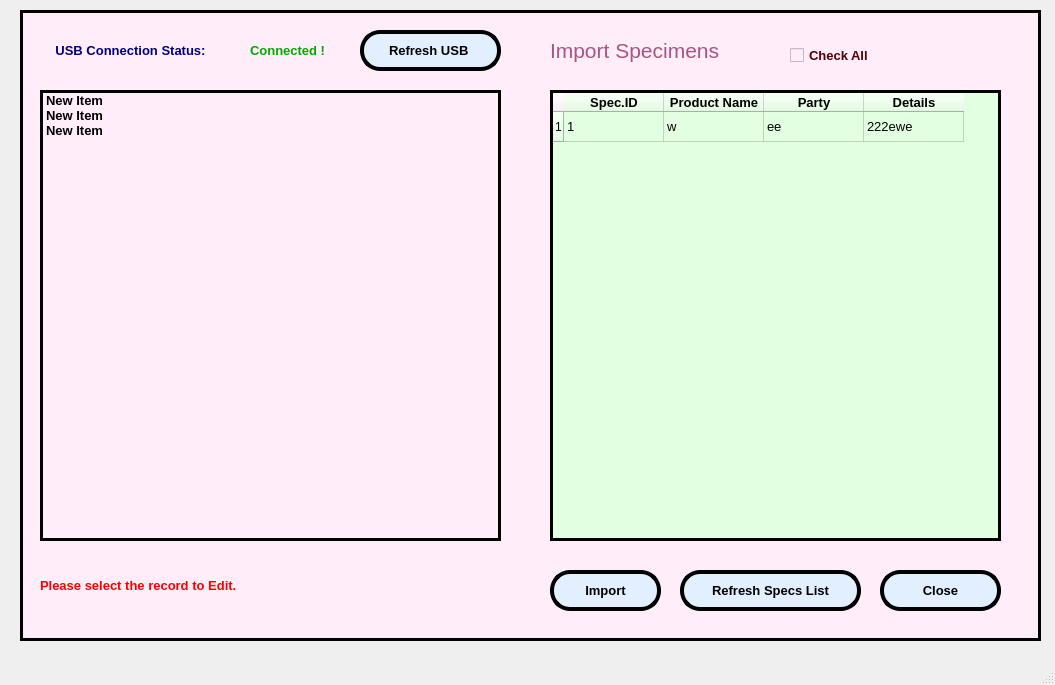
<?xml version="1.0" encoding="UTF-8"?>
<ui version="4.0">
 <class>MainWindow</class>
 <widget class="QMainWindow" name="MainWindow">
  <property name="geometry">
   <rect>
    <x>0</x>
    <y>0</y>
    <width>1055</width>
    <height>685</height>
   </rect>
  </property>
  <property name="baseSize">
   <size>
    <width>0</width>
    <height>0</height>
   </size>
  </property>
  <property name="windowTitle">
   <string>MainWindow</string>
  </property>
  <widget class="QWidget" name="centralwidget">
   <widget class="QFrame" name="frame">
    <property name="geometry">
     <rect>
      <x>20</x>
      <y>10</y>
      <width>1021</width>
      <height>631</height>
     </rect>
    </property>
    <property name="font">
     <font>
      <family>Arial</family>
     </font>
    </property>
    <property name="styleSheet">
     <string notr="true">background-color: rgb(255, 237, 250);</string>
    </property>
    <property name="frameShape">
     <enum>QFrame::Box</enum>
    </property>
    <property name="frameShadow">
     <enum>QFrame::Plain</enum>
    </property>
    <property name="lineWidth">
     <number>3</number>
    </property>
    <widget class="QLabel" name="label">
     <property name="geometry">
      <rect>
       <x>530</x>
       <y>20</y>
       <width>181</width>
       <height>41</height>
      </rect>
     </property>
     <property name="font">
      <font>
       <family>Arial</family>
       <pointsize>16</pointsize>
      </font>
     </property>
     <property name="styleSheet">
      <string notr="true">color: rgb(170, 85, 127);</string>
     </property>
     <property name="text">
      <string>Import Specimens</string>
     </property>
     <property name="alignment">
      <set>Qt::AlignLeading|Qt::AlignLeft|Qt::AlignVCenter</set>
     </property>
    </widget>
    <widget class="QTableWidget" name="tableWidget">
     <property name="geometry">
      <rect>
       <x>530</x>
       <y>80</y>
       <width>451</width>
       <height>451</height>
      </rect>
     </property>
     <property name="font">
      <font>
       <family>Arial</family>
       <pointsize>10</pointsize>
      </font>
     </property>
     <property name="styleSheet">
      <string notr="true">background-color: rgb(226, 255, 225);</string>
     </property>
     <property name="frameShape">
      <enum>QFrame::Box</enum>
     </property>
     <property name="frameShadow">
      <enum>QFrame::Plain</enum>
     </property>
     <property name="lineWidth">
      <number>3</number>
     </property>
     <property name="gridStyle">
      <enum>Qt::SolidLine</enum>
     </property>
     <property name="sortingEnabled">
      <bool>true</bool>
     </property>
     <attribute name="verticalHeaderShowSortIndicator" stdset="0">
      <bool>false</bool>
     </attribute>
     <attribute name="verticalHeaderStretchLastSection">
      <bool>false</bool>
     </attribute>
     <row>
      <property name="text">
       <string>1</string>
      </property>
     </row>
     <column>
      <property name="text">
       <string>Spec.ID</string>
      </property>
      <property name="font">
       <font>
        <family>Arial</family>
        <pointsize>10</pointsize>
        <weight>75</weight>
        <bold>true</bold>
       </font>
      </property>
     </column>
     <column>
      <property name="text">
       <string>Product Name</string>
      </property>
      <property name="font">
       <font>
        <family>Arial</family>
        <pointsize>10</pointsize>
        <weight>75</weight>
        <bold>true</bold>
       </font>
      </property>
     </column>
     <column>
      <property name="text">
       <string>Party</string>
      </property>
      <property name="font">
       <font>
        <family>Arial</family>
        <pointsize>10</pointsize>
        <weight>75</weight>
        <bold>true</bold>
       </font>
      </property>
     </column>
     <column>
      <property name="text">
       <string>Details</string>
      </property>
      <property name="font">
       <font>
        <family>Arial</family>
        <pointsize>10</pointsize>
        <weight>75</weight>
        <bold>true</bold>
       </font>
      </property>
     </column>
     <item row="0" column="0">
      <property name="text">
       <string>1</string>
      </property>
      <property name="font">
       <font>
        <family>Arial</family>
        <pointsize>10</pointsize>
       </font>
      </property>
     </item>
     <item row="0" column="1">
      <property name="text">
       <string>w</string>
      </property>
      <property name="font">
       <font>
        <family>Arial</family>
        <pointsize>10</pointsize>
       </font>
      </property>
     </item>
     <item row="0" column="2">
      <property name="text">
       <string>ee</string>
      </property>
      <property name="font">
       <font>
        <family>Arial</family>
        <pointsize>10</pointsize>
       </font>
      </property>
     </item>
     <item row="0" column="3">
      <property name="text">
       <string>222ewe</string>
      </property>
      <property name="font">
       <font>
        <family>Arial</family>
        <pointsize>10</pointsize>
       </font>
      </property>
     </item>
    </widget>
    <widget class="QLabel" name="label_21">
     <property name="geometry">
      <rect>
       <x>20</x>
       <y>560</y>
       <width>461</width>
       <height>31</height>
      </rect>
     </property>
     <property name="font">
      <font>
       <family>Arial</family>
       <pointsize>10</pointsize>
       <weight>75</weight>
       <bold>true</bold>
       <underline>false</underline>
      </font>
     </property>
     <property name="styleSheet">
      <string notr="true">color: rgb(255, 0, 0);</string>
     </property>
     <property name="text">
      <string>Please select the record to Edit.</string>
     </property>
     <property name="alignment">
      <set>Qt::AlignLeading|Qt::AlignLeft|Qt::AlignVCenter</set>
     </property>
    </widget>
    <widget class="QPushButton" name="pushButton_5">
     <property name="geometry">
      <rect>
       <x>340</x>
       <y>20</y>
       <width>141</width>
       <height>41</height>
      </rect>
     </property>
     <property name="font">
      <font>
       <family>Arial</family>
       <pointsize>10</pointsize>
       <weight>75</weight>
       <bold>true</bold>
      </font>
     </property>
     <property name="styleSheet">
      <string notr="true">border-style:outset;
border-color: rgb(0, 0, 0);
border-width:4px;
color: rgb(0, 0, 0);
border-radius:20px;
background-color: rgb(226, 239, 255);</string>
     </property>
     <property name="text">
      <string>Refresh USB </string>
     </property>
    </widget>
    <widget class="QPushButton" name="pushButton_9">
     <property name="geometry">
      <rect>
       <x>860</x>
       <y>560</y>
       <width>121</width>
       <height>41</height>
      </rect>
     </property>
     <property name="font">
      <font>
       <family>Arial</family>
       <pointsize>10</pointsize>
       <weight>75</weight>
       <bold>true</bold>
      </font>
     </property>
     <property name="styleSheet">
      <string notr="true">border-style:outset;
border-color: rgb(0, 0, 0);
border-width:4px;
color: rgb(0, 0, 0);
border-radius:20px;
background-color: rgb(226, 239, 255);</string>
     </property>
     <property name="text">
      <string>Close</string>
     </property>
    </widget>
    <widget class="QPushButton" name="pushButton_6">
     <property name="geometry">
      <rect>
       <x>530</x>
       <y>560</y>
       <width>111</width>
       <height>41</height>
      </rect>
     </property>
     <property name="font">
      <font>
       <family>Arial</family>
       <pointsize>10</pointsize>
       <weight>75</weight>
       <bold>true</bold>
      </font>
     </property>
     <property name="styleSheet">
      <string notr="true">border-style:outset;
border-color: rgb(0, 0, 0);
border-width:4px;
color: rgb(0, 0, 0);
border-radius:20px;
background-color: rgb(226, 239, 255);</string>
     </property>
     <property name="text">
      <string>Import</string>
     </property>
    </widget>
    <widget class="QLabel" name="label_22">
     <property name="geometry">
      <rect>
       <x>20</x>
       <y>20</y>
       <width>181</width>
       <height>41</height>
      </rect>
     </property>
     <property name="font">
      <font>
       <family>Arial</family>
       <pointsize>10</pointsize>
       <weight>75</weight>
       <bold>true</bold>
       <underline>false</underline>
      </font>
     </property>
     <property name="styleSheet">
      <string notr="true">color: rgb(0, 0, 127);</string>
     </property>
     <property name="text">
      <string>USB Connection Status:</string>
     </property>
     <property name="alignment">
      <set>Qt::AlignCenter</set>
     </property>
    </widget>
    <widget class="QLabel" name="label_23">
     <property name="geometry">
      <rect>
       <x>230</x>
       <y>20</y>
       <width>101</width>
       <height>41</height>
      </rect>
     </property>
     <property name="font">
      <font>
       <family>Arial</family>
       <pointsize>10</pointsize>
       <weight>75</weight>
       <bold>true</bold>
       <underline>false</underline>
      </font>
     </property>
     <property name="styleSheet">
      <string notr="true">color: rgb(0, 170, 0);</string>
     </property>
     <property name="text">
      <string>Connected !</string>
     </property>
     <property name="alignment">
      <set>Qt::AlignLeading|Qt::AlignLeft|Qt::AlignVCenter</set>
     </property>
    </widget>
    <widget class="QCheckBox" name="checkBox">
     <property name="geometry">
      <rect>
       <x>770</x>
       <y>30</y>
       <width>111</width>
       <height>31</height>
      </rect>
     </property>
     <property name="font">
      <font>
       <family>Arial</family>
       <pointsize>10</pointsize>
       <weight>75</weight>
       <bold>true</bold>
      </font>
     </property>
     <property name="styleSheet">
      <string notr="true">color: rgb(85, 0, 0);</string>
     </property>
     <property name="text">
      <string>Check All</string>
     </property>
    </widget>
    <widget class="QListWidget" name="listWidget">
     <property name="geometry">
      <rect>
       <x>20</x>
       <y>80</y>
       <width>461</width>
       <height>451</height>
      </rect>
     </property>
     <property name="frameShape">
      <enum>QFrame::Box</enum>
     </property>
     <property name="frameShadow">
      <enum>QFrame::Plain</enum>
     </property>
     <property name="lineWidth">
      <number>3</number>
     </property>
     <item>
      <property name="text">
       <string>New Item</string>
      </property>
      <property name="font">
       <font>
        <family>Arial</family>
        <pointsize>10</pointsize>
        <weight>75</weight>
        <bold>true</bold>
       </font>
      </property>
     </item>
     <item>
      <property name="text">
       <string>New Item</string>
      </property>
      <property name="font">
       <font>
        <family>Arial</family>
        <pointsize>10</pointsize>
        <weight>75</weight>
        <bold>true</bold>
       </font>
      </property>
     </item>
     <item>
      <property name="text">
       <string>New Item</string>
      </property>
      <property name="font">
       <font>
        <family>Arial</family>
        <pointsize>10</pointsize>
        <weight>75</weight>
        <bold>true</bold>
       </font>
      </property>
     </item>
    </widget>
    <widget class="QPushButton" name="pushButton_7">
     <property name="geometry">
      <rect>
       <x>660</x>
       <y>560</y>
       <width>181</width>
       <height>41</height>
      </rect>
     </property>
     <property name="font">
      <font>
       <family>Arial</family>
       <pointsize>10</pointsize>
       <weight>75</weight>
       <bold>true</bold>
      </font>
     </property>
     <property name="styleSheet">
      <string notr="true">border-style:outset;
border-color: rgb(0, 0, 0);
border-width:4px;
color: rgb(0, 0, 0);
border-radius:20px;
background-color: rgb(226, 239, 255);</string>
     </property>
     <property name="text">
      <string>Refresh Specs List</string>
     </property>
    </widget>
   </widget>
  </widget>
  <widget class="QMenuBar" name="menubar">
   <property name="geometry">
    <rect>
     <x>0</x>
     <y>0</y>
     <width>1055</width>
     <height>21</height>
    </rect>
   </property>
  </widget>
  <widget class="QStatusBar" name="statusbar"/>
 </widget>
 <resources/>
 <connections/>
</ui>
